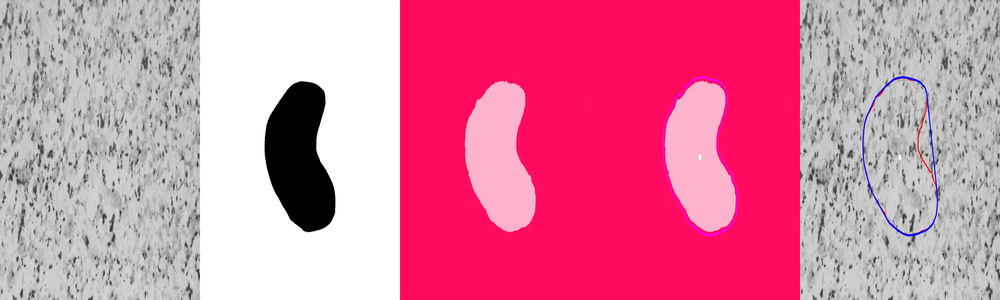
#> input picture media/blender_specialcase.png, 1000 x 300 px, shrunk from 3150 x 945 before the run, given in place of frame005.png, which was not available
$ python uneven_gap_detector.py
#> lines starting #> are read from the running program, lines starting #| are printed output that depends on the picture; after the words box and inside, x2 and y2 are one past the last pixel; in counts of white or black regions, pixels touching at a corner belong together; pictures that were not available may be replaced by others from this repository, and a replacement may not be noted
import cv2
import numpy as np

# Helper function to calculate the area of a contour
def contour_area(contour):
    return cv2.contourArea(contour)

# Load the image
image_path = r"/home/pear/Downloads/Navigating-The-Unknown/flow/frame005.png"
image = cv2.imread(image_path)
#> image is the input picture: shape (300, 1000, 3); mean B, G, R 161, 129.4, 219.1

# If the image has an alpha channel, remove it
if image.shape[-1] == 4:
    image = cv2.cvtColor(image, cv2.COLOR_BGRA2BGR)

# Convert image to grayscale
gray_image = cv2.cvtColor(image, cv2.COLOR_BGR2GRAY)
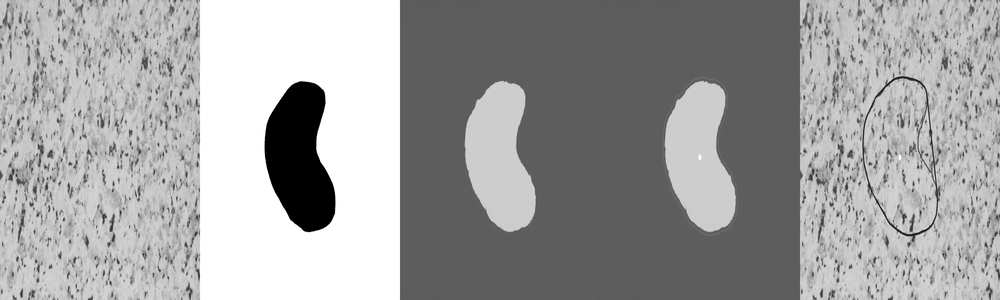
#> gray_image: shape (300, 1000); min 0, max 255, mean 159.8

# Step 1: Noise reduction with Gaussian blur
blurred_image = cv2.GaussianBlur(gray_image, (5, 5), 1)

# Step 2: Apply Otsu's method to perform thresholding
# ret, binary_image = cv2.threshold(blurred_image, 0, 255, cv2.THRESH_BINARY + cv2.THRESH_OTSU)

# Use adaptive thresholding to get a binary image
adaptive_thresh = cv2.adaptiveThreshold(blurred_image, 255, cv2.ADAPTIVE_THRESH_GAUSSIAN_C,
                                        cv2.THRESH_BINARY_INV, 19, 2)
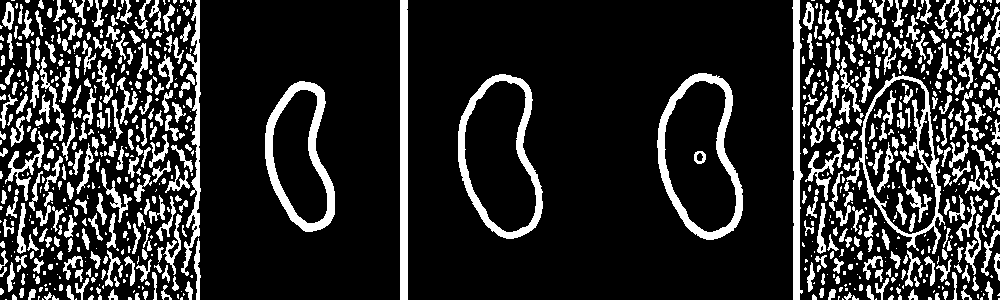
#> adaptive_thresh: shape (300, 1000); 17.8% white; 850 white regions (416 under 20 px), largest, box (x1, y1, x2, y2) and area: (657, 73, 743, 240) 3029, (265, 81, 335, 232) 2846, (458, 74, 543, 239) 2800

# Use Canny edge detection
edges = cv2.Canny(adaptive_thresh, 50, 150)
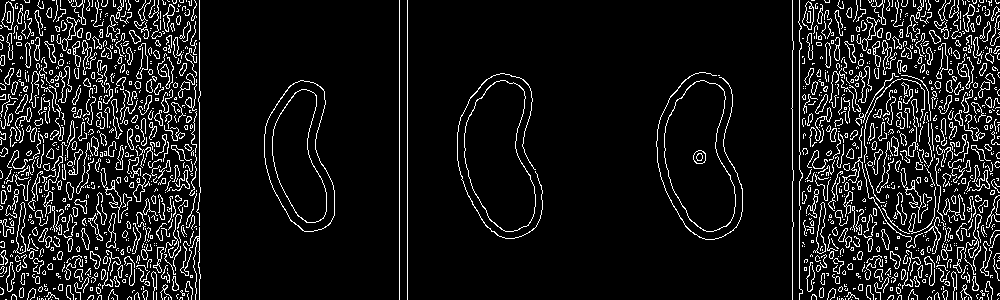
#> edges: shape (300, 1000); 9.5% white in thin lines or dots

# Dilate the edges to close the gaps
dilated_edges = cv2.dilate(edges, np.ones((3, 3), np.uint8), iterations=1)
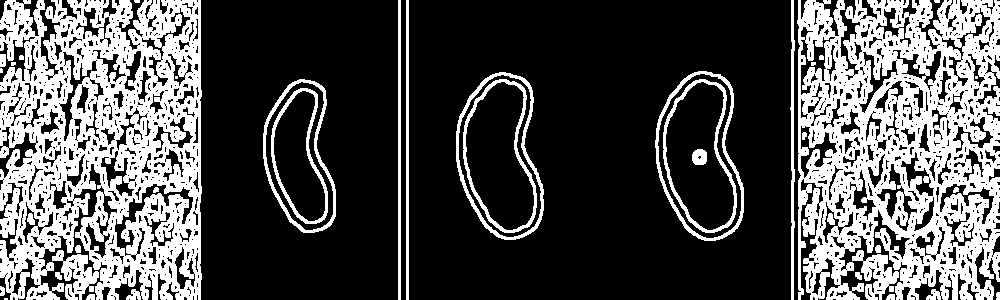
#> dilated_edges: shape (300, 1000); 31.5% white; 38 white regions (8 under 20 px), largest, box (x1, y1, x2, y2) and area: (0, 0, 202, 300) 40450, (797, 0, 1000, 300) 40232, (655, 71, 744, 241) 1476

# Apply closing to fill in gaps
closed_edges = cv2.morphologyEx(dilated_edges, cv2.MORPH_CLOSE, np.ones((7, 7), np.uint8))
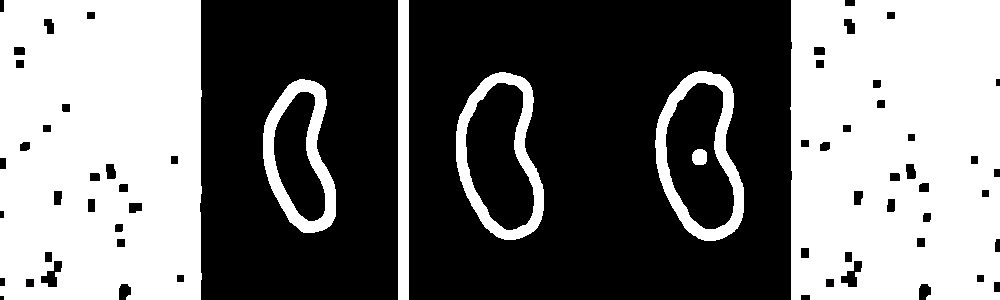
#> closed_edges: shape (300, 1000); 44.9% white; 7 white regions

# # Step 3: Morphological operations to remove small objects (minor gaps)

cv2.imshow('binary_image',closed_edges)
cv2.waitKey(0)
cv2.destroyAllWindows()

# Step 4: Find contours of the remaining objects (gaps)
contours, hierarchy = cv2.findContours(closed_edges.copy(), cv2.RETR_EXTERNAL, cv2.CHAIN_APPROX_SIMPLE)
#> contours = 6 contours; box (x1, y1, x2, y2) and area: (790, 0, 1000, 300) 61678, (0, 0, 202, 300) 59432, (655, 71, 744, 241) 10992, (456, 72, 544, 240) 10774, (263, 79, 336, 233) 7863, (398, 0, 409, 300) 2990


# Sort contours by area and get the largest one
contours = sorted(contours, key=cv2.contourArea, reverse=True)[:1]
#> contours = 1 contour; box (x1, y1, x2, y2) and area: (790, 0, 1000, 300) 61678

# Draw the largest contour and centroid if it exists
for contour in contours:
    if cv2.contourArea(contour) > 100:  # Threshold to filter small contours
        cv2.drawContours(image, [contour], -1, (0, 255, 0), 3)
        M = cv2.moments(contour)
        if M["m00"] != 0:
            cX = int(M["m10"] / M["m00"])
            cY = int(M["m01"] / M["m00"])
            cv2.circle(image, (cX, cY), 7, (255, 255, 255), -1)
            print("The centroid of the largest contour detected is:", cX, ",", cY)
#> this loop made 1 pass
#> (cX, cY) on pass 1: (894, 148)
#| The centroid of the largest contour detected is: 894 , 148
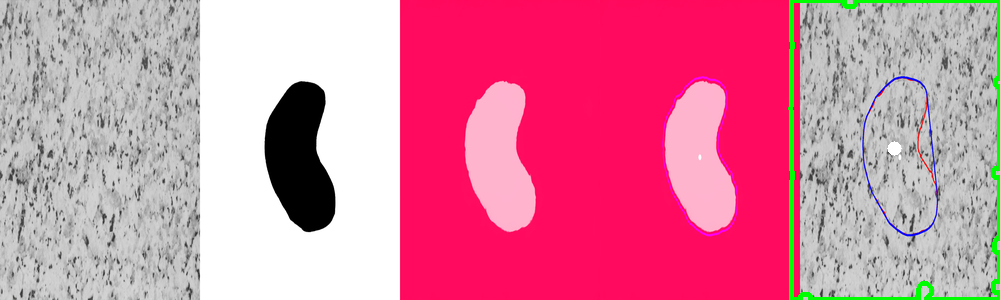
#> image: shape (300, 1000, 3); 1.41% of pixels changed, all inside (x1, y1, x2, y2) = (788, 0, 1000, 300)

# Save the image with the drawn contour and centroid
output_path = r"/home/pear/Downloads/Navigating-The-Unknown/frame.png"

cv2.imwrite(output_path, image)


print(f"Image saved at {output_path}")

$ run again, on media/iou/test1_frame000.png
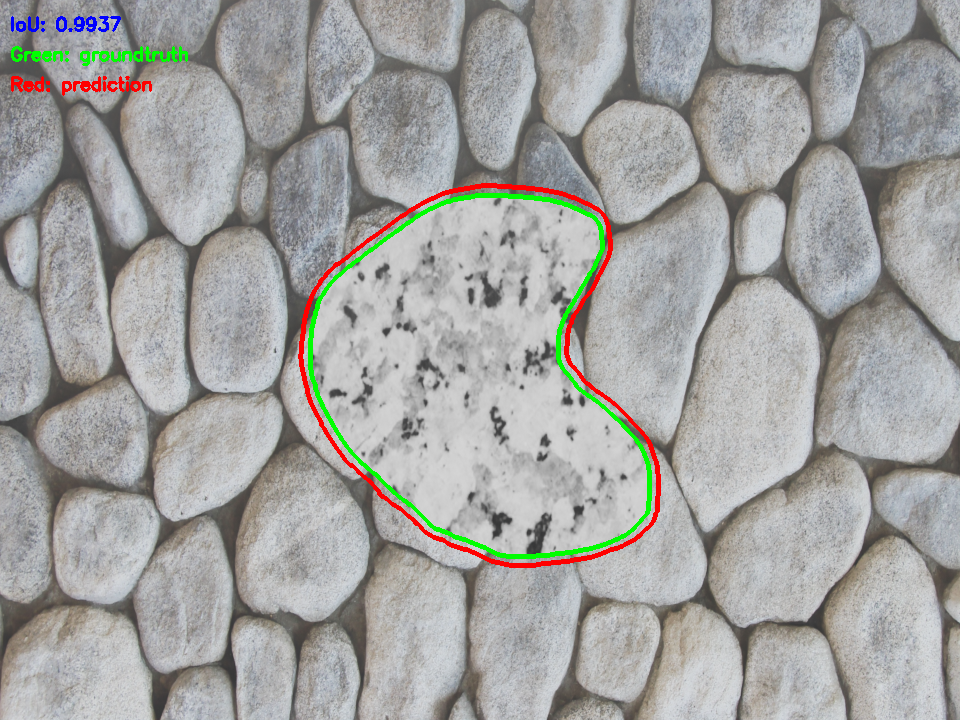
#> input picture media/iou/test1_frame000.png, 960 x 720 px, given in place of frame005.png, which was not available
#> image is the input picture: shape (720, 960, 3); mean B, G, R 160.3, 162.5, 162.5
#> `adaptive_thresh = cv2.adaptiveThreshold(blurred_image, 255, cv2.ADAPTI..`:
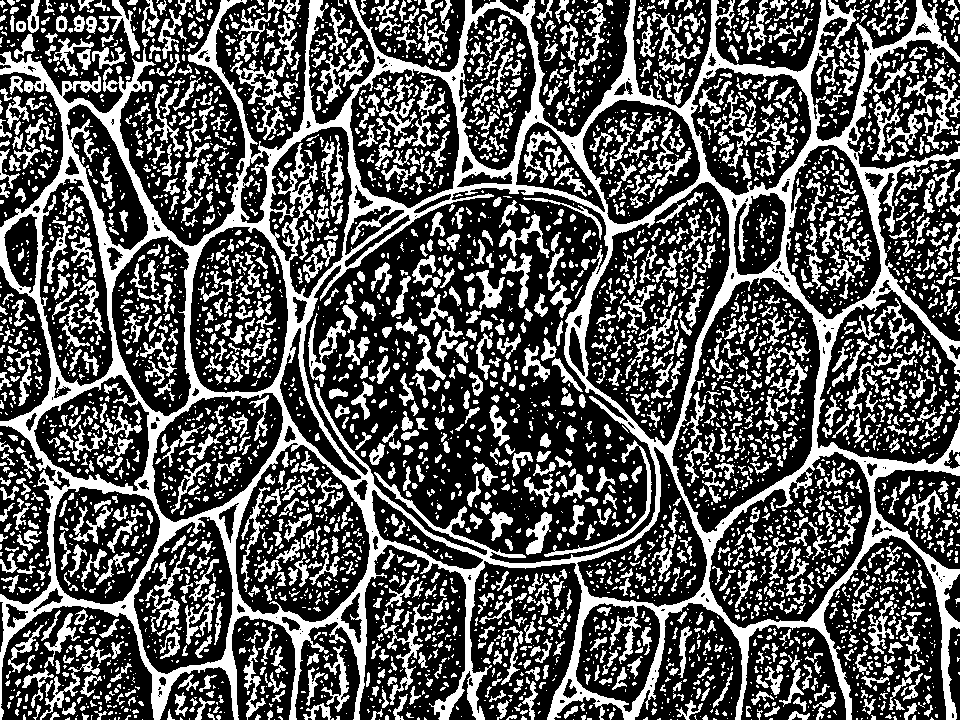
#> adaptive_thresh: shape (720, 960); 35% white; 4543 white regions (2875 under 20 px), largest, box (x1, y1, x2, y2) and area: (0, 0, 960, 720) 89207, (230, 60, 285, 140) 1007, (544, 440, 652, 557) 840
#> edges: shape (720, 960); 19% white in thin lines or dots
#> dilated_edges: shape (720, 960); 63.6% white; 5014 black regions (3977 under 20 px), largest, box (x1, y1, x2, y2) and area: (314, 198, 645, 561) 34520, (670, 0, 960, 720) 9668, (586, 184, 728, 443) 4673
#> closed_edges: shape (720, 960); 91% white; 447 black regions
#> contours = 1 contour; box (x1, y1, x2, y2) and area: (0, 0, 960, 720) 686453
#> the loop `for contour in contours:` made 1 pass
#> (cX, cY) on pass 1: (478, 359)
#> (printed output is left out)
#> after the loop `for contour in contours:`:
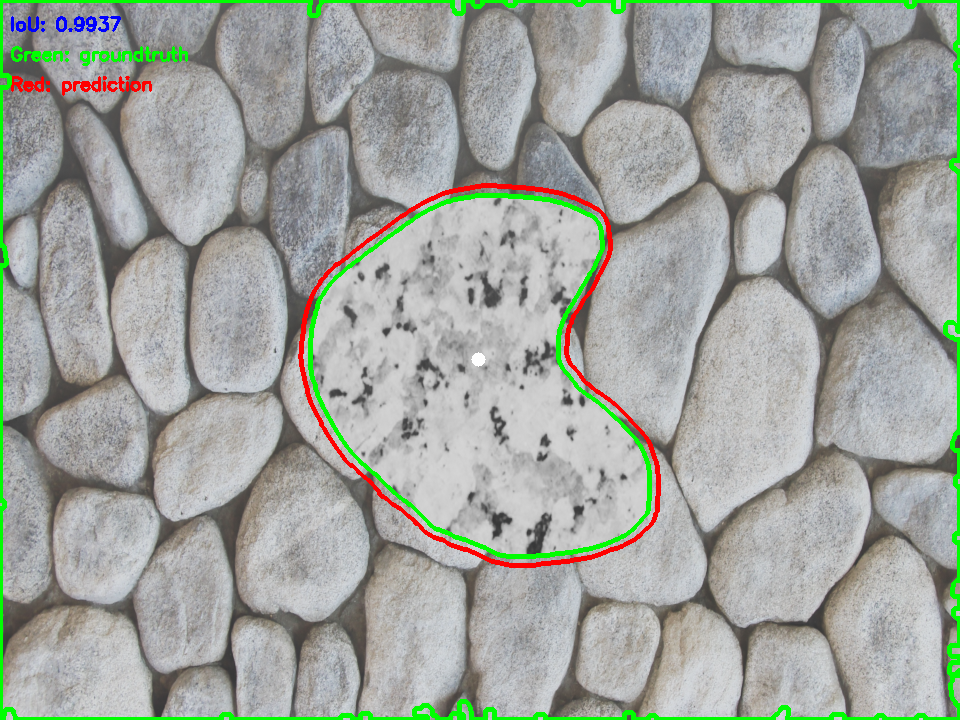
#> image: shape (720, 960, 3); 1.87% of pixels changed, all inside (x1, y1, x2, y2) = (0, 0, 960, 720)
